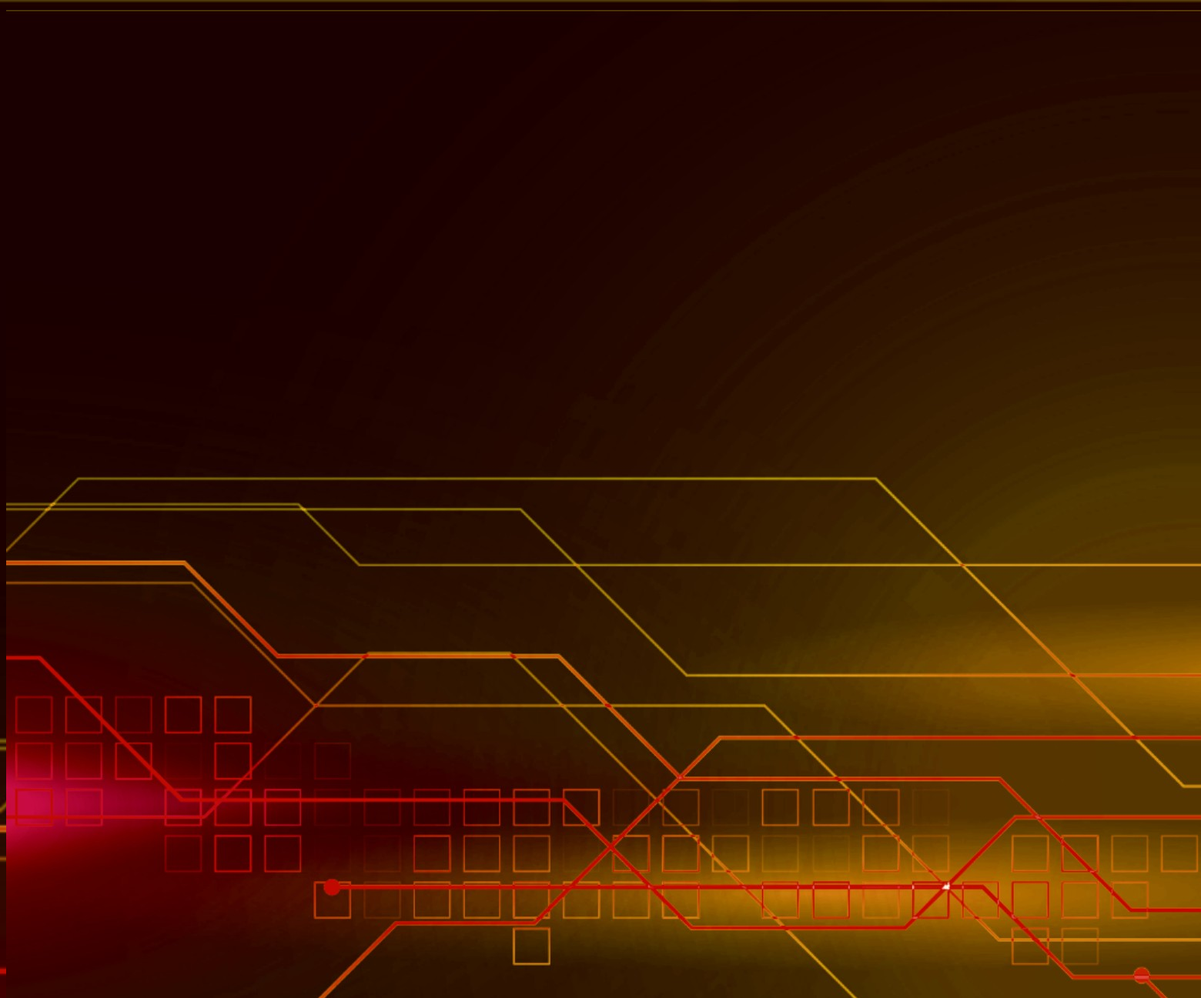
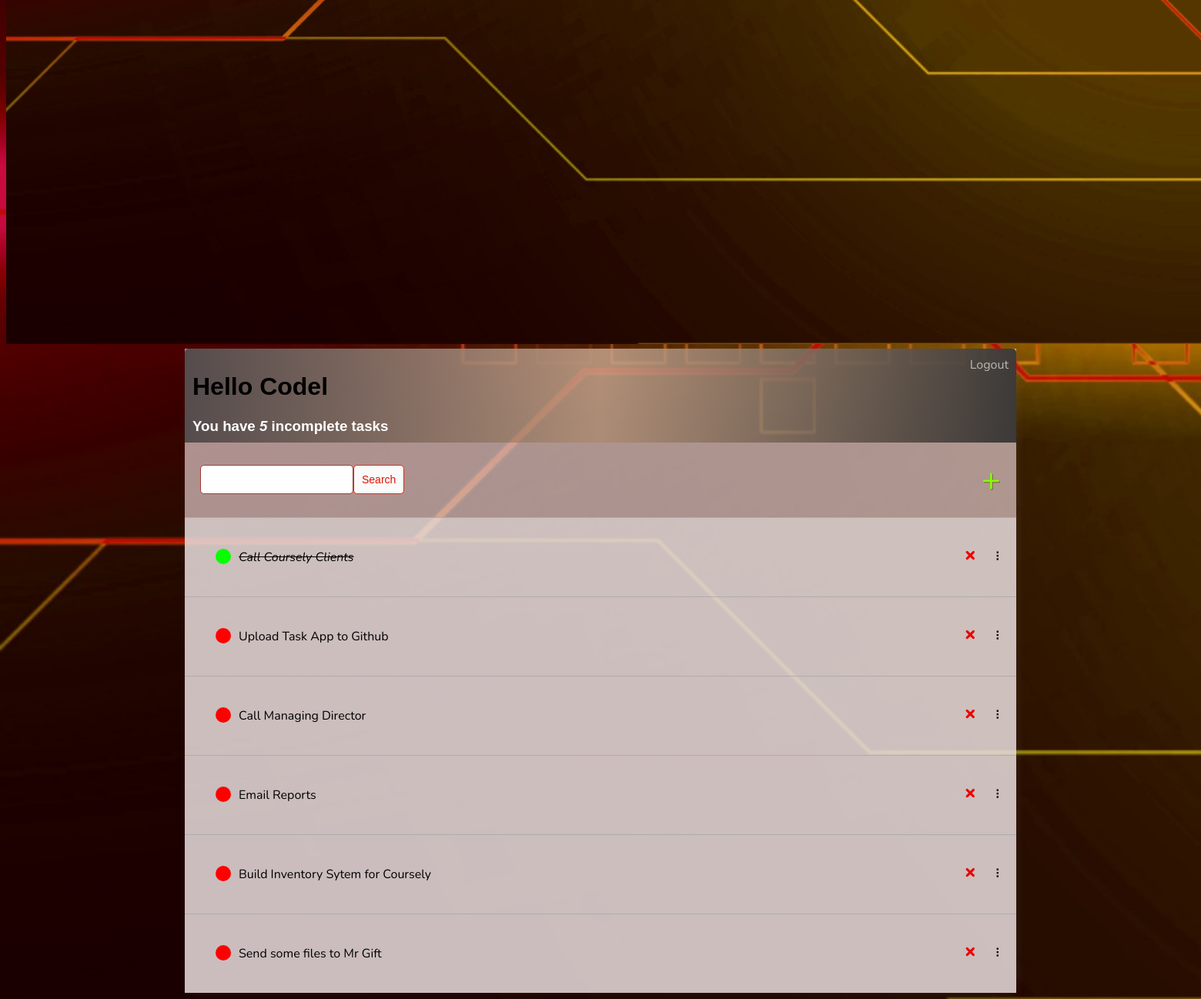
The app's page / (signed in) with its own data (2 pictures, top to bottom).
### smartaskApp/models.py (models this page shows)
class Task(models.Model):
    user = models.ForeignKey(
        User, on_delete=models.CASCADE, null=True, blank=True)
    title = models.CharField(max_length=200)
    description = models.TextField(null=True, blank=True)
    complete = models.BooleanField(default=False)
    created = models.DateTimeField(auto_now_add=True)
    def __str__(self):
        return self.title
    class Meta:
        order_with_respect_to = 'user'

### smartaskApp/views.py (the view)
# urls.py: path('', TaskList.as_view(), name='tasks'),
class TaskList(LoginRequiredMixin, ListView):
    model = Task
    context_object_name = 'tasks'
    def get_context_data(self, **kwargs):
        context = super().get_context_data(**kwargs)
        context['tasks'] = context['tasks'].filter(user=self.request.user)
        context['count'] = context['tasks'].filter(complete=False).count()
        search_input = self.request.GET.get('search-area') or ''
        if search_input:
            context['tasks'] = context['tasks'].filter(
                title__startswith=search_input)
        context['search_input'] = search_input
        return context

### smartaskApp/templates/smartaskApp/task_list.html (shortened to what this page needs)
{% extends 'smartaskApp/main.html' %}
 {% block content %}
<div class="header-bar">
    <div>
        <h1>Hello {{request.user|title}}</h1>
        <h3 style="margin:0">You have <i>{{count}}</i> incomplete task{{ count|pluralize:"s" }}</h3>
    </div>
    {% if request.user.is_authenticated %}
    <a href="{% url 'logout' %}">Logout</a> {% else %}
    <a href="{% url 'login' %}">Login</a> {% endif %}
</div>
<div id="search-add-wrapper">
    <form method="GET" style="display: flex;">
        <input type='text' name='search-area' value="{{search_input}}">
        <input class="button" type="submit" value='Search'>
    </form>
    <a id="add-link" href="{% url 'task-create' %}">&#x2b;</a>
</div>
<div id="tasklist" class="task-items-wrapper">
    {% for task in tasks %}
    <div class="task-wrapper" data-position="{{task.pk}}">
        <div class="task-title">
            {% if task.complete %}
            <div class="task-complete-icon"></div>
            <i><s><a href="{% url 'task-update' task.id %}">{{task}}</a></s></i> {% else %}
            <div class="task-incomplete-icon"></div>
            <a href="{% url 'task-update' task.id %}">{{task}}</a> {% endif %}
        </div>
        <div class="task-controls">
            <a class="delete-link" href="{% url 'task-delete' task.id %}">&#215;</a>
            <span class="handle">&nbsp;&#10247;</span>
        </div>
    </div>
    {% empty %}
    <h3>Sorry, No Tasks Here</h3>
    {% endfor %}
</div>
{% endblock content %}

### smartaskApp/templates/smartaskApp/main.html (style rules this page uses)
body { background: url("../static/smartaskApp/bgimg.jpg"); background-repeat: no-repeat; background-size: cover; font-family: 'Nunito', sans-serif; padding-top: 5px; }
h1 { color:#000000; font-family: 'Raleway', sans-serif; }
h2, h3, h4, h5, h6 { font-family: 'Raleway', sans-serif; }
a, p { color: #000000 }
.header-bar { display: flex; justify-content: space-between; color: rgb(255, 255, 255); padding: 10px; border-radius: 5px 5px 0 0; background: linear-gradient(90deg, #554c4c 0%, #ad6f1234 50%, #2c2c2ce0 100%); }
.header-bar a { color: rgb(184, 184, 184); text-decoration: none; }
.task-wrapper { display: flex; align-items: center; justify-content: space-between; background-color: rgba(240, 240, 240, 0.473); border-top: 1px solid #adadad; overflow: hidden; }
.task-title { display: flex; padding: 40px; }
.task-title a { text-decoration: none; color: #000000; margin-left: 10px; }
.task-complete-icon { height: 20px; width: 20px; background-color: rgb(9, 255, 0); border-radius: 50%; }
.task-incomplete-icon { height: 20px; width: 20px; background-color: rgb(255, 0, 0); border-radius: 50%; }
.delete-link { text-decoration: none; font-weight: 900; color: #ec0000; font-size: 26px; line-height: 0; padding: 40px 0px; }
.handle { display: inline-block; padding: 20px 16px; cursor: grab; user-select: none; }
.handle:after, .handle:before { display: block; content: ""; }
#add-link { color: #88ff00; text-decoration: none; font-size: 42px; text-shadow: 1px 1px #775d48; }
#search-add-wrapper { display: flex; justify-content: space-between; align-items: center; padding: 20px; }
input[type=text], input[type=password], textarea { border: 1px solid #a53b31; border-radius: 5px; padding: 10px; width: 90%; }
.button { border: 1px solid #ff1e0a; background-color: #FAFAFA; color: #df1300; padding: 10px; font-size: 14px; border-radius: 5px; cursor: pointer; text-decoration: none; }

### records on screen
Task: title "Call Coursely Clients"
Task: title "Upload Task App to Github"
Task: title "Call Managing Director"
Task: title "Email Reports"
Task: title "Build Inventory Sytem for Coursely"
Task: title "Send some files to Mr Gift"

### other values on screen
{{ request.user|title }} "Codel"
{{ count }} "5"
